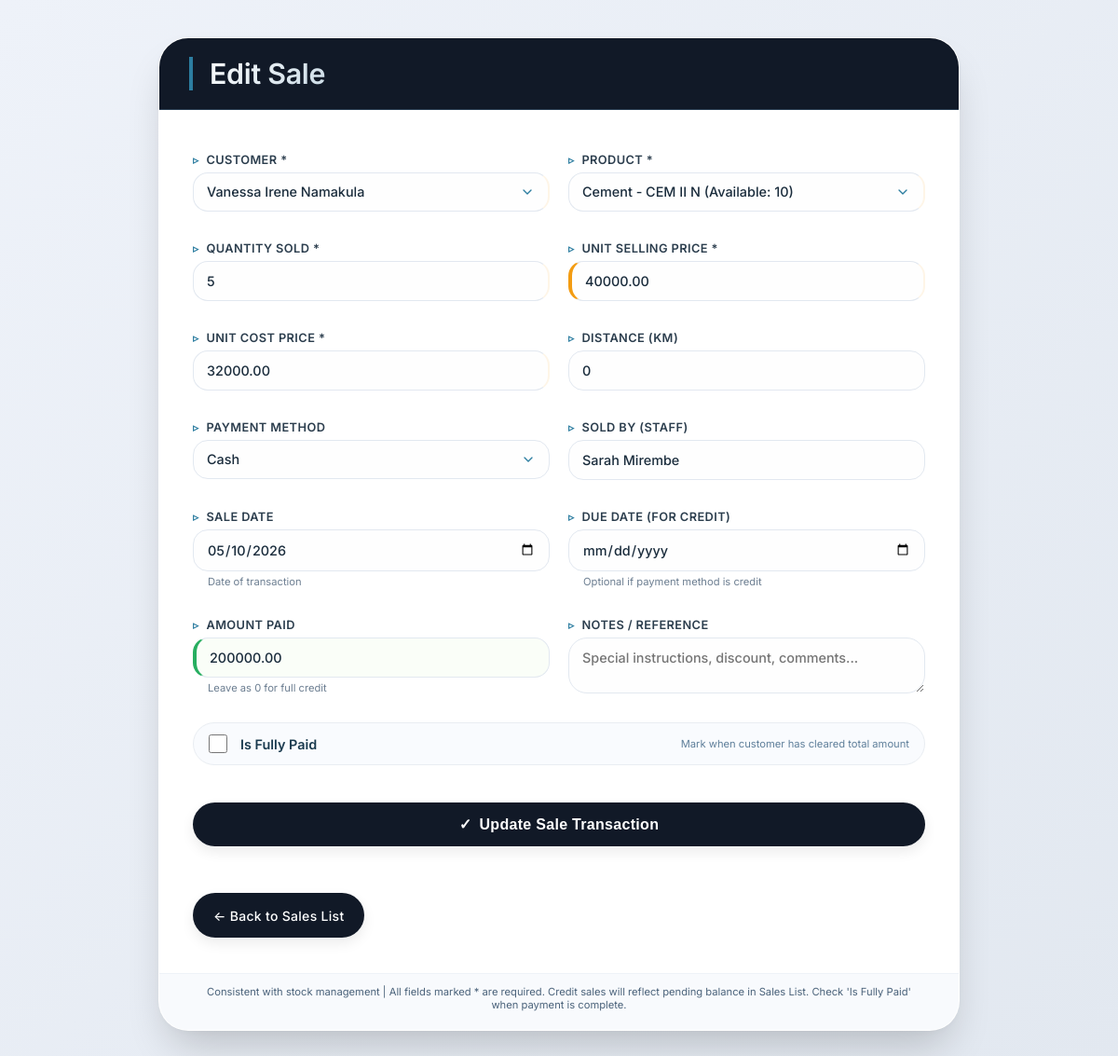
Screenshot of /sale/edit/1/ with the database file from the repository.
### web/models.py (models this page shows, shortened)
class Sale(models.Model):
    PAYMENT_METHOD_CHOICES = [
        ('cash', 'Cash'),
        ('mobile_money', 'Mobile Money'),
        ('bank_transfer', 'Bank Transfer'),
        ('credit', 'Credit'),
    ]
    product = models.ForeignKey(
        Stock,
        on_delete=models.PROTECT
    )
    customer = models.ForeignKey(
        Customer,
        on_delete=models.SET_NULL,
        null=True
    )
    quantity_sold = models.IntegerField(
        validators=[MinValueValidator(1)]
    )
    unit_selling_price = models.DecimalField(
        max_digits=12,
        decimal_places=2,
        validators=[MinValueValidator(Decimal('0.01'))]
    )
    unit_cost_price = models.DecimalField(
        max_digits=12,
        decimal_places=2,
        validators=[MinValueValidator(Decimal('0.01'))]
    )
    subtotal = models.DecimalField(
        max_digits=12,
        decimal_places=2,
        default=Decimal('0.00')
    )
    profit = models.DecimalField(
        max_digits=12,
        decimal_places=2,
        default=Decimal('0.00')
    )
    final_total = models.DecimalField(
        max_digits=12,
        decimal_places=2,
        default=Decimal('0.00')
    )
    payment_method = models.CharField(
        max_length=20,
        choices=PAYMENT_METHOD_CHOICES,
        default='cash'
    )
    transport_fee = models.DecimalField(
        max_digits=12,
        decimal_places=2,
        default=Decimal('0.00'),
        validators=[MinValueValidator(Decimal('0.00'))]
    )
    amount_paid = models.DecimalField(
        max_digits=12,
        decimal_places=2,
        default=Decimal('0.00')
    )
    balance_due = models.DecimalField(
        max_digits=12,
        decimal_places=2,
        default=Decimal('0.00')
    )
    due_date = models.DateTimeField(
        blank=True,
        null=True
    )
    is_fully_paid = models.BooleanField(default=False)
    sale_date = models.DateTimeField(auto_now_add=True)
    sold_by = models.CharField(
        max_length=50,
        blank=True,
        null=True
    )
    notes = models.TextField(
        blank=True,
        null=True
    )

class Customer(models.Model):
    name = models.CharField(max_length=100)
    contact = models.CharField(
        max_length=20,
        blank=True,
        null=True
    )
    email = models.EmailField(
        blank=True,
        null=True
    )
    address = models.TextField(
        blank=True,
        null=True
    )
    nin = models.CharField(
        max_length=20,
        unique=True
    )
    distance_km = models.DecimalField(
        max_digits=5,
        decimal_places=2,
        default=Decimal('0.00')
    )
    is_credit_customer = models.BooleanField(default=False)

### web/views.py (the view, shortened to what this page needs)
# urls.py: path('sale/edit/<int:pk>/', views.edit_sale, name="edit_sale"),
def edit_sale(request,pk):
    sale = get_object_or_404(Sale,pk=pk)
    customers = Customer.objects.all()
    stocks = Stock.objects.all()
    context = {
        "customers":customers,
        "stocks":stocks,
        "sale":sale
    }
    return render(request,"edit_sale.html", context)

### web/templates/edit_sale.html (shortened to what this page needs)
<!doctype html>
<html lang="en">
  <head>
  </head>
  <body>
    <div class="container">
      <div class="form-header">
        <h2>Edit Sale</h2>
      </div>
      <form method="POST" action="{% url 'edit_sale' sale.id %}">
        <div class="row-2col">
          <div class="form-group">
            <label>Customer *</label>
            <select name="customer" required>
              {% for customer in customers %}
              <option
                value="{{ customer.id }}"
                {%
                if
                sale.customer.id=""
                ="customer.id"
                %}selected{%
                endif
                %}
              >
                {{ customer.name }}
              </option>
              {% endfor %}
            </select>
          </div>
          <div class="form-group">
            <label>Product *</label>
            <select name="product" required>
              {% for stock in stocks %}
              <option
                value="{{ stock.id }}"
                {%
                if
                sale.product.id=""
                ="stock.id"
                %}selected{%
                endif
                %}
              >
                {{ stock.product_name }} (Available: {{ stock.quantity }})
              </option>
              {% endfor %}
            </select>
          </div>
        </div>
        <div class="row-2col">
          <div class="form-group">
            <label>Quantity Sold *</label>
            <input
              type="number"
              name="quantity_sold"
              value="{{ sale.quantity_sold }}"
              min="1"
              required
              placeholder="e.g., 5"
            />
          </div>
          <div class="form-group">
            <label>Unit Selling Price *</label>
            <input
              type="number"
              step="0.01"
              name="unit_selling_price"
              value="{{ sale.unit_selling_price }}"
              required
              placeholder="UGX 0.00"
            />
          </div>
        </div>
        <div class="row-2col">
          <div class="form-group">
            <label>Unit Cost Price *</label>
            <input
              type="number"
              step="0.01"
              name="unit_cost_price"
              value="{{ sale.unit_cost_price }}"
              required
              placeholder="Cost per item (for profit tracking)"
            />
          </div>
          <div class="form-group">
            <label>Distance (km)</label>
            <input
              type="number"
              step="0.01"
              name="distance_km"
              value="{{ sale.customer.distance_km|default:'0' }}"
              placeholder="Additional delivery cost"
            />
          </div>
        </div>
        <div class="row-2col">
          <div class="form-group">
            <label>Payment Method</label>
            <select name="payment_method">
              <option
                value="cash"
                {%
                if
                sale.payment_method=""
                ="cash"
                %}selected{%
                endif
                %}
              >
                Cash
              </option>
            </select>
          </div>
          <div class="form-group">
            <label>Sold By (Staff)</label>
            <input
              type="text"
              name="sold_by"
              value="{{ sale.sold_by|default:'' }}"
              placeholder="Salesperson name"
            />
          </div>
        </div>
        <div class="row-2col">
          <div class="form-group">
            <label>Sale Date</label>
            <input
              type="date"
              name="sale_date"
              value="{{ sale.sale_date|date:'Y-m-d' }}"
            />
            <div class="field-hint">Date of transaction</div>
          </div>
          <div class="form-group">
            <label>Due Date (for Credit)</label>
            <input
              type="date"
              name="due_date"
              value="{{ sale.due_date|date:'Y-m-d' }}"
            />
            <div class="field-hint">Optional if payment method is credit</div>
          </div>
        </div>
        <div class="row-2col">
          <div class="form-group">
            <label> Amount Paid</label>
            <input
              type="number"
              step="0.01"
              name="amount_paid"
              value="{{ sale.amount_paid|default:'0' }}"
              placeholder="Partial or full payment"
            />
            <div class="field-hint">Leave as 0 for full credit</div>
          </div>
          <div class="form-group">
            <label>Notes / Reference</label>
            <textarea
              name="notes"
              rows="2"
              placeholder="Special instructions, discount, comments..."
            >
{{ sale.notes|default:'' }}</textarea
            >
          </div>
        </div>
        <div class="checkbox-group">
          <input
            type="checkbox"
            name="is_fully_paid"
            id="isFullyPaid"
            {%
            if
            sale.is_fully_paid
            %}checked{%
            endif
            %}
          />
          <label for="isFullyPaid"> Is Fully Paid</label>
          <span class="helper-text"
            >Mark when customer has cleared total amount</span
          >
        </div>
        <a href="{% url 'edit_sale' sale.id %}"><button type="submit"><span>✓</span> Update Sale Transaction</button></a>
      </form>
      <div class="back-link">
        <a href="{% url 'sale_list' %}"> ← Back to Sales List </a>
      </div>
      <div class="form-footer-note">
         Consistent with stock management | All fields marked * are required.
        Credit sales will reflect pending balance in Sales List. Check 'Is Fully
        Paid' when payment is complete.
      </div>
    </div>
  </body>
</html>

### web/templates/edit_sale.html (style rules this page uses)
* { margin: 0; padding: 0; box-sizing: border-box; }
body { font-family: "Inter", system-ui, -apple-system, "Segoe UI", Roboto, "Helvetica Neue", sans-serif; background: linear-gradient(135deg, #eef2f9 0%, #e2e8f0 100%); padding: 40px 24px; min-height: 100vh; }
.container { max-width: 860px; margin: 0 auto; background: #ffffff; border-radius: 32px; box-shadow: 0 25px 45px -12px rgba(0, 0, 0, 0.2), 0 2px 6px rgba(0, 0, 0, 0.02); overflow: hidden; transition: all 0.2s ease; border: 1px solid rgba(255, 255, 255, 0.5); }
.form-header { background: #111927; padding: 20px 32px; border-bottom: 1px solid #2a3e52; }
h2 { font-size: 1.9rem; font-weight: 600; letter-spacing: -0.3px; background: linear-gradient(135deg, #ffffff, #cbdbe6); background-clip: text; -webkit-background-clip: text; color: transparent; margin: 0; display: inline-block; border-left: 4px solid #2c7da0; padding-left: 18px; }
form { padding: 32px 36px 40px 36px; display: flex; flex-direction: column; gap: 6px; }
.form-group { display: flex; flex-direction: column; margin-bottom: 8px; }
label { margin-top: 14px; margin-bottom: 6px; font-weight: 600; font-size: 0.8rem; text-transform: uppercase; letter-spacing: 0.4px; color: #2c3e4e; display: flex; align-items: center; gap: 8px; }
label::before { content: "▹"; color: #2c7da0; font-size: 12px; font-weight: bold; }
input, select, textarea { padding: 12px 14px; border: 1.5px solid #e2e8f0; border-radius: 16px; font-family: "Inter", monospace; font-size: 0.9rem; transition: all 0.2s ease; background-color: #fefefe; color: #1a2c3c; font-weight: 500; outline: none; width: 100%; }
select { background-repeat: no-repeat; background-position: right 14px center; appearance: none; padding-right: 42px; }
textarea { resize: vertical; border-radius: 20px; }
button { margin-top: 28px; padding: 14px 22px; border: none; background: #111927; color: white; font-size: 1rem; font-weight: 600; border-radius: 40px; cursor: pointer; transition: all 0.25s ease; letter-spacing: 0.3px; box-shadow: 0 6px 14px rgba(0, 0, 0, 0.08); display: inline-flex; align-items: center; justify-content: center; gap: 8px; width: 100%; }
.back-link { width: calc(100% - 72px); margin-left: 36px; margin-bottom: 30px; cursor: pointer; transition: all 0.25s ease; letter-spacing: 0.3px; background: #111927; box-shadow: 0 6px 14px rgba(0, 0, 0, 0.08); text-align: center; margin-top: 10px; padding: 14px 22px; border-radius: 40px; display: inline-block; width: auto; margin-right: auto; }
.back-link a { text-decoration: none; color: #fff; font-weight: 500; font-size: 14px; display: inline-flex; align-items: center; gap: 8px; transition: all 0.3s; }
.row-2col { display: grid; grid-template-columns: 1fr 1fr; gap: 20px; margin-bottom: 4px; }
.field-hint { font-size: 0.7rem; color: #6c7e91; margin-top: 4px; margin-left: 16px; }
input[name="amount_paid"] { border-left: 4px solid #27ae60; background: #fafef8; }
input[name="unit_selling_price"] { border-left: 4px solid #f39c12; }
option { font-weight: normal; }
.container { animation: fadeSlideUp 0.4s ease-out; }
input:required, select:required { border-right: 2px solid #ffb34720; }
.form-footer-note { background: #f8fafd; margin-top: 8px; padding: 12px 36px 20px 36px; font-size: 0.7rem; color: #4a627a; text-align: center; border-top: 1px solid #eef2f8; }
.checkbox-group { display: flex; flex-direction: row; align-items: center; gap: 14px; margin: 12px 0 6px 0; background: #f9fbfe; padding: 12px 16px; border-radius: 24px; border: 1px solid #e9edf2; transition: all 0.2s ease; }
.checkbox-group label { margin-top: 0; margin-bottom: 0; text-transform: none; letter-spacing: normal; font-weight: 600; font-size: 0.9rem; color: #1a3a4e; cursor: pointer; }
.checkbox-group label::before { content: none; }
input[type="checkbox"] { width: 20px; height: 20px; margin: 0; cursor: pointer; accent-color: #2c7da0; border-radius: 6px; transform: scale(1); box-shadow: none; }
.checkbox-group .helper-text { font-size: 0.7rem; color: #5f7f9a; margin-left: auto; font-weight: normal; }
.row-2col .form-group { width: 100%; }

### rows the page displays
Sale: quantity_sold "5", unit_selling_price "40000.00", unit_cost_price "32000.00", distance_km "0", sold_by "Sarah Mirembe", sale_date "05/10/2026", amount_paid "200000.00"

### other values shown
form field customer "Vanessa Irene Namakula"
form field product "Cement - CEM II N (Available: 10)"
